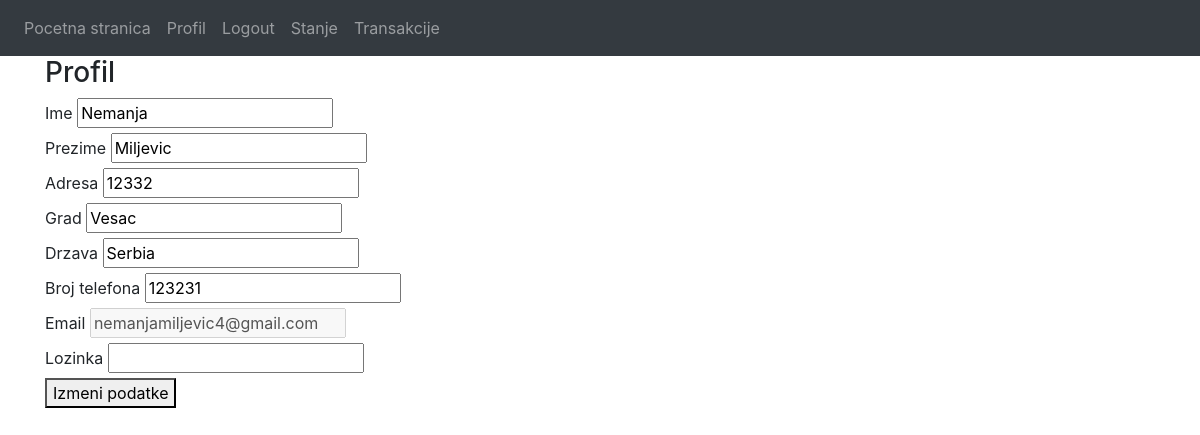
The page /edit-profile (signed in) on the database its author committed.
### Website/models.py (models this page shows)
class User(db.Model, UserMixin):
    id = db.Column(db.Integer, primary_key=True)
    name = db.Column(db.String(150))
    last_name = db.Column(db.String(150))
    adress = db.Column(db.String(150))
    city = db.Column(db.String(150))
    country = db.Column(db.String(150))
    phNumber = db.Column(db.Integer, unique=True)
    email = db.Column(db.String(150), unique=True)
    password = db.Column(db.String(150))
    verified = db.Column(db.Boolean,default= False)
    state = db.relationship('State')
    creditCard = db.relationship('CreditCard')
    transaction = db.relationship('Transaction')

### Website/auth.py (the view, shortened to what this page needs)
@auth.route('/edit-profile',methods=['GET','POST'])
def edit_profile():
    return render_template("edit_profile.html",user = current_user)

### Website/__init__.py (called while the page is built)
def create_app():
    app = Flask(__name__)
    app.config['SECRET_KEY'] = 'qweqweqwe'
    app.config['SQLALCHEMY_DATABASE_URI'] = f'sqlite:///{DB_NAME}'
    db.init_app(app)
    from .views import views
    from .auth import auth
    app.register_blueprint(views, url_prefix='/')
    app.register_blueprint(auth, url_prefix='/')
    from .models import User,Currency
    create_database(app)
    login_manager = LoginManager()
    login_manager.login_view = 'auth.login'
    login_manager.init_app(app)
    @login_manager.user_loader
    def load_user(id):
        return User.query.get(int(id))
    return app

### Website/templates/edit_profile.html
{% extends "base.html"  %} {% block title %}Edit Profile{% endblock %}
{% block content %}
    <form method="POST">
        <h3>Profil</h3>
        <div>
            <label for="name">Ime</label>
            <input type="name" id="name" name="name" value="{{ user.name }}"/>
        </div>
        <div>
            <label for="last-name">Prezime</label>
            <input type="last-name" id="last-name" name="last-name" value="{{ user.last_name }}"/>
        </div>
        <div>
            <label for="adress">Adresa</label>
            <input type="adress" id="adress" name="adress" value="{{ user.adress }}"/>
        </div>
        <div>
            <label for="city">Grad</label>
            <input type="city" id="city" name="city" value="{{ user.city }}"/>
        </div>
        <div>
            <label for="country">Drzava</label>
            <input type="country" id="country" name="country" value="{{ user.country }}"/>
        </div>
        <div>
            <label for="phNumber">Broj telefona</label>
            <input type="number" id="phNumber" name="phNumber" value="{{ user.phNumber }}"/>
        </div>
        <div>
            <label for="email">Email</label>
            <input type="email" id="email" name="email" value="{{ user.email }}" disabled/>
        </div>
        <div>
            <label for="password">Lozinka</label>
            <input type="password" id="pasword" name="password" />
        </div>
        <button type="submit">Izmeni podatke</button>
    </form>
{% endblock %}

### rows shown on the page
User: name "Nemanja", last-name "Miljevic", adress "12332", city "Vesac", country "Serbia", phNumber "123231", email "nemanjamiljevic4@gmail.com"
